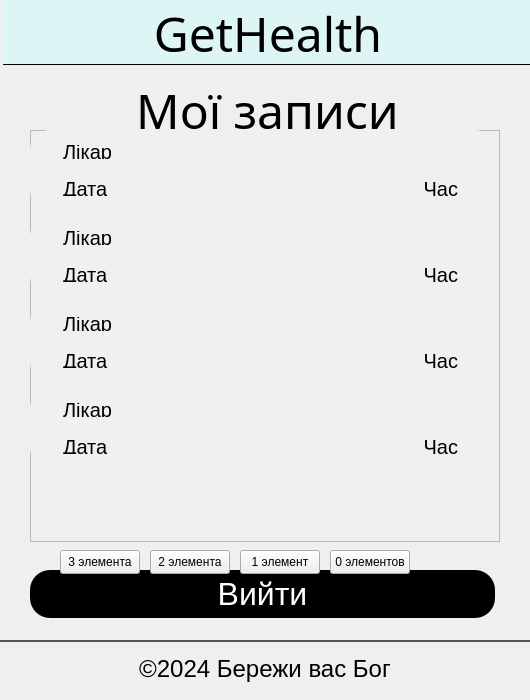
<?xml version="1.0" encoding="UTF-8"?>
<ui version="4.0">
 <class>MyAppointments</class>
 <widget class="QDialog" name="MyAppointments">
  <property name="geometry">
   <rect>
    <x>0</x>
    <y>0</y>
    <width>530</width>
    <height>700</height>
   </rect>
  </property>
  <property name="minimumSize">
   <size>
    <width>530</width>
    <height>700</height>
   </size>
  </property>
  <property name="maximumSize">
   <size>
    <width>530</width>
    <height>700</height>
   </size>
  </property>
  <property name="windowTitle">
   <string>Dialog</string>
  </property>
  <widget class="QLabel" name="headerName">
   <property name="geometry">
    <rect>
     <x>3</x>
     <y>0</y>
     <width>530</width>
     <height>65</height>
    </rect>
   </property>
   <property name="minimumSize">
    <size>
     <width>530</width>
     <height>65</height>
    </size>
   </property>
   <property name="maximumSize">
    <size>
     <width>530</width>
     <height>65</height>
    </size>
   </property>
   <property name="font">
    <font>
     <family>Myanmar Text</family>
     <pointsize>36</pointsize>
    </font>
   </property>
   <property name="styleSheet">
    <string notr="true">background: #DDF5F4;
color: black;
border-bottom: 1px solid black;</string>
   </property>
   <property name="text">
    <string>GetHealth</string>
   </property>
   <property name="textFormat">
    <enum>Qt::RichText</enum>
   </property>
   <property name="alignment">
    <set>Qt::AlignCenter</set>
   </property>
  </widget>
  <widget class="QPushButton" name="comeoutButton">
   <property name="geometry">
    <rect>
     <x>30</x>
     <y>570</y>
     <width>465</width>
     <height>48</height>
    </rect>
   </property>
   <property name="minimumSize">
    <size>
     <width>465</width>
     <height>48</height>
    </size>
   </property>
   <property name="maximumSize">
    <size>
     <width>465</width>
     <height>48</height>
    </size>
   </property>
   <property name="font">
    <font>
     <family>Microsoft JhengHei UI</family>
     <pointsize>24</pointsize>
    </font>
   </property>
   <property name="cursor">
    <cursorShape>PointingHandCursor</cursorShape>
   </property>
   <property name="styleSheet">
    <string notr="true">border-radius: 20px;
background-color: #000000;
color: white;</string>
   </property>
   <property name="text">
    <string>Вийти</string>
   </property>
  </widget>
  <widget class="QLabel" name="companyName">
   <property name="geometry">
    <rect>
     <x>0</x>
     <y>640</y>
     <width>530</width>
     <height>56</height>
    </rect>
   </property>
   <property name="minimumSize">
    <size>
     <width>336</width>
     <height>10</height>
    </size>
   </property>
   <property name="maximumSize">
    <size>
     <width>530</width>
     <height>56</height>
    </size>
   </property>
   <property name="font">
    <font>
     <family>Microsoft JhengHei UI</family>
     <pointsize>18</pointsize>
    </font>
   </property>
   <property name="styleSheet">
    <string notr="true">color: #000;
border-top: 2px solid #555454;</string>
   </property>
   <property name="text">
    <string>©2024 Бережи вас Бог</string>
   </property>
   <property name="alignment">
    <set>Qt::AlignCenter</set>
   </property>
  </widget>
  <widget class="QLabel" name="pageTitle">
   <property name="geometry">
    <rect>
     <x>88</x>
     <y>80</y>
     <width>359</width>
     <height>60</height>
    </rect>
   </property>
   <property name="minimumSize">
    <size>
     <width>359</width>
     <height>43</height>
    </size>
   </property>
   <property name="maximumSize">
    <size>
     <width>359</width>
     <height>60</height>
    </size>
   </property>
   <property name="font">
    <font>
     <family>Myanmar Text</family>
     <pointsize>36</pointsize>
    </font>
   </property>
   <property name="styleSheet">
    <string notr="true">color: black;
</string>
   </property>
   <property name="text">
    <string>Мої записи</string>
   </property>
   <property name="textFormat">
    <enum>Qt::PlainText</enum>
   </property>
   <property name="alignment">
    <set>Qt::AlignCenter</set>
   </property>
  </widget>
  <widget class="QFrame" name="appointments">
   <property name="geometry">
    <rect>
     <x>30</x>
     <y>130</y>
     <width>470</width>
     <height>412</height>
    </rect>
   </property>
   <property name="minimumSize">
    <size>
     <width>470</width>
     <height>412</height>
    </size>
   </property>
   <property name="maximumSize">
    <size>
     <width>470</width>
     <height>412</height>
    </size>
   </property>
   <property name="frameShape">
    <enum>QFrame::StyledPanel</enum>
   </property>
   <property name="frameShadow">
    <enum>QFrame::Raised</enum>
   </property>
   <property name="lineWidth">
    <number>0</number>
   </property>
   <widget class="QWidget" name="verticalLayoutWidget_2">
    <property name="geometry">
     <rect>
      <x>0</x>
      <y>0</y>
      <width>471</width>
      <height>411</height>
     </rect>
    </property>
    <layout class="QVBoxLayout" name="verticalLayout_2">
     <property name="sizeConstraint">
      <enum>QLayout::SetFixedSize</enum>
     </property>
     <item>
      <widget class="QFrame" name="appointment_1">
       <property name="minimumSize">
        <size>
         <width>465</width>
         <height>80</height>
        </size>
       </property>
       <property name="maximumSize">
        <size>
         <width>465</width>
         <height>80</height>
        </size>
       </property>
       <property name="styleSheet">
        <string notr="true">border-radius: 20px;
background-color: #F2EFEF;
padding: 8px 18px;
width: 500px;</string>
       </property>
       <property name="frameShape">
        <enum>QFrame::StyledPanel</enum>
       </property>
       <property name="frameShadow">
        <enum>QFrame::Raised</enum>
       </property>
       <property name="lineWidth">
        <number>0</number>
       </property>
       <widget class="QWidget" name="verticalLayoutWidget">
        <property name="geometry">
         <rect>
          <x>10</x>
          <y>0</y>
          <width>441</width>
          <height>81</height>
         </rect>
        </property>
        <layout class="QVBoxLayout" name="verticalLayout">
         <property name="spacing">
          <number>0</number>
         </property>
         <item>
          <layout class="QHBoxLayout" name="horizontalLayout">
           <item>
            <widget class="QLabel" name="doctor_1">
             <property name="minimumSize">
              <size>
               <width>0</width>
               <height>0</height>
              </size>
             </property>
             <property name="maximumSize">
              <size>
               <width>16777215</width>
               <height>30</height>
              </size>
             </property>
             <property name="font">
              <font>
               <family>Microsoft JhengHei UI</family>
               <pointsize>15</pointsize>
              </font>
             </property>
             <property name="text">
              <string>Лікар</string>
             </property>
             <property name="margin">
              <number>-4</number>
             </property>
            </widget>
           </item>
           <item>
            <widget class="QFrame" name="frame">
             <property name="maximumSize">
              <size>
               <width>16777215</width>
               <height>30</height>
              </size>
             </property>
             <property name="frameShape">
              <enum>QFrame::StyledPanel</enum>
             </property>
             <property name="frameShadow">
              <enum>QFrame::Raised</enum>
             </property>
             <widget class="QPushButton" name="delete_1">
              <property name="geometry">
               <rect>
                <x>170</x>
                <y>0</y>
                <width>25</width>
                <height>30</height>
               </rect>
              </property>
              <property name="minimumSize">
               <size>
                <width>25</width>
                <height>30</height>
               </size>
              </property>
              <property name="maximumSize">
               <size>
                <width>25</width>
                <height>30</height>
               </size>
              </property>
              <property name="cursor">
               <cursorShape>PointingHandCursor</cursorShape>
              </property>
              <property name="styleSheet">
               <string notr="true">background-image: url(:/recources/img/trash.png);
background-color: rgb(255, 255, 255, 0);
background-repeat: no-repeat;
border: none;</string>
              </property>
              <property name="text">
               <string/>
              </property>
             </widget>
            </widget>
           </item>
          </layout>
         </item>
         <item>
          <layout class="QHBoxLayout" name="horizontalLayout_2">
           <item>
            <widget class="QLabel" name="date_1">
             <property name="sizePolicy">
              <sizepolicy hsizetype="Preferred" vsizetype="Preferred">
               <horstretch>0</horstretch>
               <verstretch>0</verstretch>
              </sizepolicy>
             </property>
             <property name="maximumSize">
              <size>
               <width>16777215</width>
               <height>30</height>
              </size>
             </property>
             <property name="font">
              <font>
               <family>Microsoft JhengHei UI</family>
               <pointsize>15</pointsize>
              </font>
             </property>
             <property name="text">
              <string>Дата</string>
             </property>
             <property name="margin">
              <number>-4</number>
             </property>
            </widget>
           </item>
           <item>
            <widget class="QLabel" name="time_1">
             <property name="maximumSize">
              <size>
               <width>16777215</width>
               <height>30</height>
              </size>
             </property>
             <property name="font">
              <font>
               <family>Microsoft JhengHei UI</family>
               <pointsize>15</pointsize>
              </font>
             </property>
             <property name="text">
              <string>Час</string>
             </property>
             <property name="alignment">
              <set>Qt::AlignRight|Qt::AlignTrailing|Qt::AlignVCenter</set>
             </property>
             <property name="margin">
              <number>-4</number>
             </property>
            </widget>
           </item>
          </layout>
         </item>
        </layout>
       </widget>
      </widget>
     </item>
     <item>
      <widget class="QFrame" name="appointment_2">
       <property name="minimumSize">
        <size>
         <width>465</width>
         <height>80</height>
        </size>
       </property>
       <property name="maximumSize">
        <size>
         <width>465</width>
         <height>80</height>
        </size>
       </property>
       <property name="styleSheet">
        <string notr="true">border-radius: 20px;
background-color: #F2EFEF;
padding: 8px 18px;
width: 500px;</string>
       </property>
       <property name="frameShape">
        <enum>QFrame::StyledPanel</enum>
       </property>
       <property name="frameShadow">
        <enum>QFrame::Raised</enum>
       </property>
       <property name="lineWidth">
        <number>0</number>
       </property>
       <widget class="QWidget" name="verticalLayoutWidget_3">
        <property name="geometry">
         <rect>
          <x>10</x>
          <y>0</y>
          <width>441</width>
          <height>81</height>
         </rect>
        </property>
        <layout class="QVBoxLayout" name="verticalLayout_3">
         <property name="spacing">
          <number>0</number>
         </property>
         <item>
          <layout class="QHBoxLayout" name="horizontalLayout_3">
           <item>
            <widget class="QLabel" name="doctor_2">
             <property name="minimumSize">
              <size>
               <width>0</width>
               <height>0</height>
              </size>
             </property>
             <property name="maximumSize">
              <size>
               <width>16777215</width>
               <height>30</height>
              </size>
             </property>
             <property name="font">
              <font>
               <family>Microsoft JhengHei UI</family>
               <pointsize>15</pointsize>
              </font>
             </property>
             <property name="text">
              <string>Лікар</string>
             </property>
             <property name="margin">
              <number>-4</number>
             </property>
            </widget>
           </item>
           <item>
            <widget class="QFrame" name="frame_2">
             <property name="maximumSize">
              <size>
               <width>16777215</width>
               <height>30</height>
              </size>
             </property>
             <property name="frameShape">
              <enum>QFrame::StyledPanel</enum>
             </property>
             <property name="frameShadow">
              <enum>QFrame::Raised</enum>
             </property>
             <widget class="QPushButton" name="delete_2">
              <property name="geometry">
               <rect>
                <x>170</x>
                <y>0</y>
                <width>25</width>
                <height>30</height>
               </rect>
              </property>
              <property name="minimumSize">
               <size>
                <width>25</width>
                <height>30</height>
               </size>
              </property>
              <property name="maximumSize">
               <size>
                <width>25</width>
                <height>30</height>
               </size>
              </property>
              <property name="cursor">
               <cursorShape>PointingHandCursor</cursorShape>
              </property>
              <property name="styleSheet">
               <string notr="true">background-image: url(:/recources/img/trash.png);
background-color: rgb(255, 255, 255, 0);
background-repeat: no-repeat;
border: none;</string>
              </property>
              <property name="text">
               <string/>
              </property>
             </widget>
            </widget>
           </item>
          </layout>
         </item>
         <item>
          <layout class="QHBoxLayout" name="horizontalLayout_4">
           <item>
            <widget class="QLabel" name="date_2">
             <property name="sizePolicy">
              <sizepolicy hsizetype="Preferred" vsizetype="Preferred">
               <horstretch>0</horstretch>
               <verstretch>0</verstretch>
              </sizepolicy>
             </property>
             <property name="maximumSize">
              <size>
               <width>16777215</width>
               <height>30</height>
              </size>
             </property>
             <property name="font">
              <font>
               <family>Microsoft JhengHei UI</family>
               <pointsize>15</pointsize>
              </font>
             </property>
             <property name="text">
              <string>Дата</string>
             </property>
             <property name="margin">
              <number>-4</number>
             </property>
            </widget>
           </item>
           <item>
            <widget class="QLabel" name="time_2">
             <property name="maximumSize">
              <size>
               <width>16777215</width>
               <height>30</height>
              </size>
             </property>
             <property name="font">
              <font>
               <family>Microsoft JhengHei UI</family>
               <pointsize>15</pointsize>
              </font>
             </property>
             <property name="text">
              <string>Час</string>
             </property>
             <property name="alignment">
              <set>Qt::AlignRight|Qt::AlignTrailing|Qt::AlignVCenter</set>
             </property>
             <property name="margin">
              <number>-4</number>
             </property>
            </widget>
           </item>
          </layout>
         </item>
        </layout>
       </widget>
      </widget>
     </item>
     <item>
      <widget class="QFrame" name="appointment_3">
       <property name="minimumSize">
        <size>
         <width>465</width>
         <height>80</height>
        </size>
       </property>
       <property name="maximumSize">
        <size>
         <width>465</width>
         <height>80</height>
        </size>
       </property>
       <property name="styleSheet">
        <string notr="true">border-radius: 20px;
background-color: #F2EFEF;
padding: 8px 18px;
width: 500px;</string>
       </property>
       <property name="frameShape">
        <enum>QFrame::StyledPanel</enum>
       </property>
       <property name="frameShadow">
        <enum>QFrame::Raised</enum>
       </property>
       <property name="lineWidth">
        <number>0</number>
       </property>
       <widget class="QWidget" name="verticalLayoutWidget_4">
        <property name="geometry">
         <rect>
          <x>10</x>
          <y>0</y>
          <width>441</width>
          <height>81</height>
         </rect>
        </property>
        <layout class="QVBoxLayout" name="verticalLayout_4">
         <property name="spacing">
          <number>0</number>
         </property>
         <item>
          <layout class="QHBoxLayout" name="horizontalLayout_5">
           <item>
            <widget class="QLabel" name="doctor_3">
             <property name="minimumSize">
              <size>
               <width>0</width>
               <height>0</height>
              </size>
             </property>
             <property name="maximumSize">
              <size>
               <width>16777215</width>
               <height>30</height>
              </size>
             </property>
             <property name="font">
              <font>
               <family>Microsoft JhengHei UI</family>
               <pointsize>15</pointsize>
              </font>
             </property>
             <property name="text">
              <string>Лікар</string>
             </property>
             <property name="margin">
              <number>-4</number>
             </property>
            </widget>
           </item>
           <item>
            <widget class="QFrame" name="frame_3">
             <property name="maximumSize">
              <size>
               <width>16777215</width>
               <height>30</height>
              </size>
             </property>
             <property name="frameShape">
              <enum>QFrame::StyledPanel</enum>
             </property>
             <property name="frameShadow">
              <enum>QFrame::Raised</enum>
             </property>
             <widget class="QPushButton" name="delete_3">
              <property name="geometry">
               <rect>
                <x>170</x>
                <y>0</y>
                <width>25</width>
                <height>30</height>
               </rect>
              </property>
              <property name="minimumSize">
               <size>
                <width>25</width>
                <height>30</height>
               </size>
              </property>
              <property name="maximumSize">
               <size>
                <width>25</width>
                <height>30</height>
               </size>
              </property>
              <property name="cursor">
               <cursorShape>PointingHandCursor</cursorShape>
              </property>
              <property name="styleSheet">
               <string notr="true">background-image: url(:/recources/img/trash.png);
background-color: rgb(255, 255, 255, 0);
background-repeat: no-repeat;
border: none;</string>
              </property>
              <property name="text">
               <string/>
              </property>
             </widget>
            </widget>
           </item>
          </layout>
         </item>
         <item>
          <layout class="QHBoxLayout" name="horizontalLayout_6">
           <item>
            <widget class="QLabel" name="date_3">
             <property name="sizePolicy">
              <sizepolicy hsizetype="Preferred" vsizetype="Preferred">
               <horstretch>0</horstretch>
               <verstretch>0</verstretch>
              </sizepolicy>
             </property>
             <property name="maximumSize">
              <size>
               <width>16777215</width>
               <height>30</height>
              </size>
             </property>
             <property name="font">
              <font>
               <family>Microsoft JhengHei UI</family>
               <pointsize>15</pointsize>
              </font>
             </property>
             <property name="text">
              <string>Дата</string>
             </property>
             <property name="margin">
              <number>-4</number>
             </property>
            </widget>
           </item>
           <item>
            <widget class="QLabel" name="time_3">
             <property name="maximumSize">
              <size>
               <width>16777215</width>
               <height>30</height>
              </size>
             </property>
             <property name="font">
              <font>
               <family>Microsoft JhengHei UI</family>
               <pointsize>15</pointsize>
              </font>
             </property>
             <property name="text">
              <string>Час</string>
             </property>
             <property name="alignment">
              <set>Qt::AlignRight|Qt::AlignTrailing|Qt::AlignVCenter</set>
             </property>
             <property name="margin">
              <number>-4</number>
             </property>
            </widget>
           </item>
          </layout>
         </item>
        </layout>
       </widget>
      </widget>
     </item>
     <item>
      <widget class="QFrame" name="appointment_4">
       <property name="minimumSize">
        <size>
         <width>465</width>
         <height>80</height>
        </size>
       </property>
       <property name="maximumSize">
        <size>
         <width>465</width>
         <height>80</height>
        </size>
       </property>
       <property name="styleSheet">
        <string notr="true">border-radius: 20px;
background-color: #F2EFEF;
padding: 8px 18px;
width: 500px;</string>
       </property>
       <property name="frameShape">
        <enum>QFrame::StyledPanel</enum>
       </property>
       <property name="frameShadow">
        <enum>QFrame::Raised</enum>
       </property>
       <property name="lineWidth">
        <number>0</number>
       </property>
       <widget class="QWidget" name="verticalLayoutWidget_6">
        <property name="geometry">
         <rect>
          <x>10</x>
          <y>0</y>
          <width>441</width>
          <height>81</height>
         </rect>
        </property>
        <layout class="QVBoxLayout" name="verticalLayout_6">
         <property name="spacing">
          <number>0</number>
         </property>
         <item>
          <layout class="QHBoxLayout" name="horizontalLayout_9">
           <item>
            <widget class="QLabel" name="doctor_5">
             <property name="minimumSize">
              <size>
               <width>0</width>
               <height>0</height>
              </size>
             </property>
             <property name="maximumSize">
              <size>
               <width>16777215</width>
               <height>30</height>
              </size>
             </property>
             <property name="font">
              <font>
               <family>Microsoft JhengHei UI</family>
               <pointsize>15</pointsize>
              </font>
             </property>
             <property name="text">
              <string>Лікар</string>
             </property>
             <property name="margin">
              <number>-4</number>
             </property>
            </widget>
           </item>
           <item>
            <widget class="QFrame" name="frame_5">
             <property name="maximumSize">
              <size>
               <width>16777215</width>
               <height>30</height>
              </size>
             </property>
             <property name="frameShape">
              <enum>QFrame::StyledPanel</enum>
             </property>
             <property name="frameShadow">
              <enum>QFrame::Raised</enum>
             </property>
             <widget class="QPushButton" name="delete_5">
              <property name="geometry">
               <rect>
                <x>170</x>
                <y>0</y>
                <width>25</width>
                <height>30</height>
               </rect>
              </property>
              <property name="minimumSize">
               <size>
                <width>25</width>
                <height>30</height>
               </size>
              </property>
              <property name="maximumSize">
               <size>
                <width>25</width>
                <height>30</height>
               </size>
              </property>
              <property name="cursor">
               <cursorShape>PointingHandCursor</cursorShape>
              </property>
              <property name="styleSheet">
               <string notr="true">background-image: url(:/recources/img/trash.png);
background-color: rgb(255, 255, 255, 0);
background-repeat: no-repeat;
border: none;</string>
              </property>
              <property name="text">
               <string/>
              </property>
             </widget>
            </widget>
           </item>
          </layout>
         </item>
         <item>
          <layout class="QHBoxLayout" name="horizontalLayout_10">
           <item>
            <widget class="QLabel" name="date_5">
             <property name="sizePolicy">
              <sizepolicy hsizetype="Preferred" vsizetype="Preferred">
               <horstretch>0</horstretch>
               <verstretch>0</verstretch>
              </sizepolicy>
             </property>
             <property name="maximumSize">
              <size>
               <width>16777215</width>
               <height>30</height>
              </size>
             </property>
             <property name="font">
              <font>
               <family>Microsoft JhengHei UI</family>
               <pointsize>15</pointsize>
              </font>
             </property>
             <property name="text">
              <string>Дата</string>
             </property>
             <property name="margin">
              <number>-4</number>
             </property>
            </widget>
           </item>
           <item>
            <widget class="QLabel" name="time_5">
             <property name="maximumSize">
              <size>
               <width>16777215</width>
               <height>30</height>
              </size>
             </property>
             <property name="font">
              <font>
               <family>Microsoft JhengHei UI</family>
               <pointsize>15</pointsize>
              </font>
             </property>
             <property name="text">
              <string>Час</string>
             </property>
             <property name="alignment">
              <set>Qt::AlignRight|Qt::AlignTrailing|Qt::AlignVCenter</set>
             </property>
             <property name="margin">
              <number>-4</number>
             </property>
            </widget>
           </item>
          </layout>
         </item>
        </layout>
       </widget>
      </widget>
     </item>
    </layout>
   </widget>
  </widget>
  <widget class="QPushButton" name="pushButton">
   <property name="geometry">
    <rect>
     <x>60</x>
     <y>550</y>
     <width>80</width>
     <height>24</height>
    </rect>
   </property>
   <property name="text">
    <string>3 элемента</string>
   </property>
  </widget>
  <widget class="QPushButton" name="pushButton_2">
   <property name="geometry">
    <rect>
     <x>150</x>
     <y>550</y>
     <width>80</width>
     <height>24</height>
    </rect>
   </property>
   <property name="text">
    <string>2 элемента</string>
   </property>
  </widget>
  <widget class="QPushButton" name="pushButton_3">
   <property name="geometry">
    <rect>
     <x>240</x>
     <y>550</y>
     <width>80</width>
     <height>24</height>
    </rect>
   </property>
   <property name="text">
    <string>1 элемент</string>
   </property>
  </widget>
  <widget class="QPushButton" name="pushButton_4">
   <property name="geometry">
    <rect>
     <x>330</x>
     <y>550</y>
     <width>80</width>
     <height>24</height>
    </rect>
   </property>
   <property name="text">
    <string>0 элементов</string>
   </property>
  </widget>
 </widget>
 <resources/>
 <connections/>
</ui>
